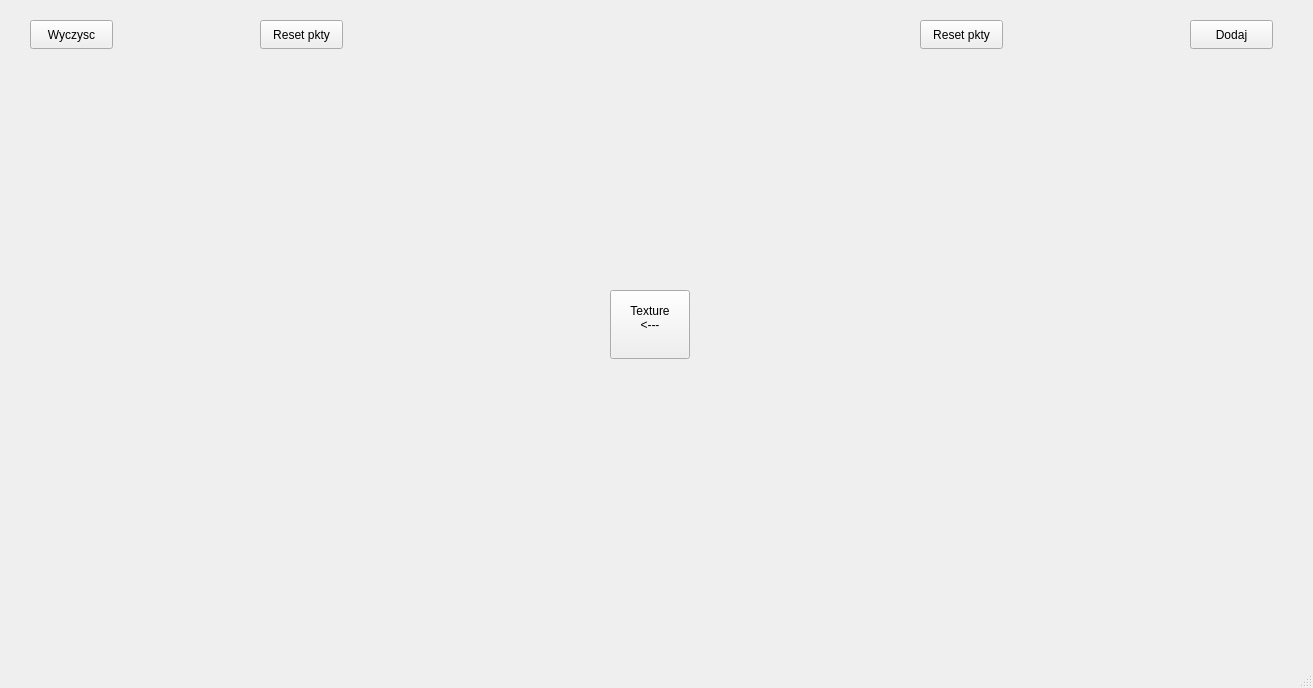
<?xml version="1.0" encoding="UTF-8"?>
<ui version="4.0">
 <class>MainWindow</class>
 <widget class="QMainWindow" name="MainWindow">
  <property name="geometry">
   <rect>
    <x>0</x>
    <y>0</y>
    <width>1313</width>
    <height>688</height>
   </rect>
  </property>
  <property name="windowTitle">
   <string>MainWindow</string>
  </property>
  <widget class="QWidget" name="centralwidget">
   <widget class="Ekran" name="ekran" native="true">
    <property name="geometry">
     <rect>
      <x>30</x>
      <y>70</y>
      <width>581</width>
      <height>521</height>
     </rect>
    </property>
   </widget>
   <widget class="QPushButton" name="pushButton">
    <property name="geometry">
     <rect>
      <x>1190</x>
      <y>20</y>
      <width>83</width>
      <height>29</height>
     </rect>
    </property>
    <property name="text">
     <string>Dodaj</string>
    </property>
   </widget>
   <widget class="QPushButton" name="pusty_reset">
    <property name="geometry">
     <rect>
      <x>260</x>
      <y>20</y>
      <width>83</width>
      <height>29</height>
     </rect>
    </property>
    <property name="text">
     <string>Reset pkty</string>
    </property>
   </widget>
   <widget class="QPushButton" name="tekstura_reset">
    <property name="geometry">
     <rect>
      <x>920</x>
      <y>20</y>
      <width>83</width>
      <height>29</height>
     </rect>
    </property>
    <property name="text">
     <string>Reset pkty</string>
    </property>
   </widget>
   <widget class="QPushButton" name="rob">
    <property name="geometry">
     <rect>
      <x>610</x>
      <y>290</y>
      <width>80</width>
      <height>69</height>
     </rect>
    </property>
    <property name="text">
     <string>Texture
&lt;---
</string>
    </property>
   </widget>
   <widget class="Ekran" name="tekstura" native="true">
    <property name="geometry">
     <rect>
      <x>700</x>
      <y>70</y>
      <width>581</width>
      <height>521</height>
     </rect>
    </property>
   </widget>
   <widget class="QPushButton" name="clean">
    <property name="geometry">
     <rect>
      <x>30</x>
      <y>20</y>
      <width>83</width>
      <height>29</height>
     </rect>
    </property>
    <property name="text">
     <string>Wyczysc</string>
    </property>
   </widget>
  </widget>
  <widget class="QMenuBar" name="menubar">
   <property name="geometry">
    <rect>
     <x>0</x>
     <y>0</y>
     <width>1313</width>
     <height>25</height>
    </rect>
   </property>
  </widget>
  <widget class="QStatusBar" name="statusbar"/>
 </widget>
 <customwidgets>
  <customwidget>
   <class>Ekran</class>
   <extends>QWidget</extends>
   <header location="global">ekran.h</header>
   <container>1</container>
  </customwidget>
 </customwidgets>
 <resources/>
 <connections/>
</ui>
